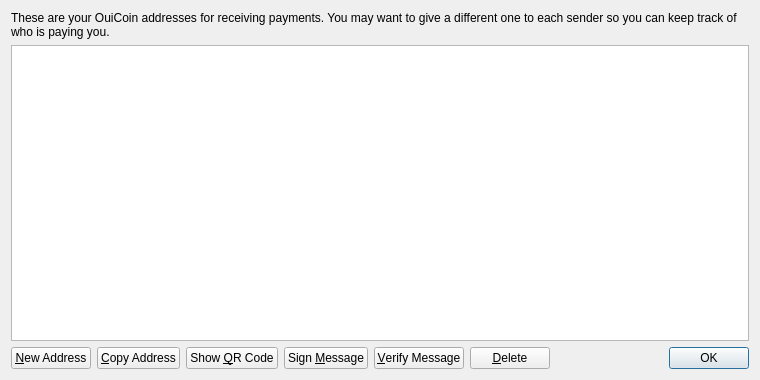
<?xml version="1.0" encoding="UTF-8"?>
<ui version="4.0">
 <class>AddressBookPage</class>
 <widget class="QWidget" name="AddressBookPage">
  <property name="geometry">
   <rect>
    <x>0</x>
    <y>0</y>
    <width>760</width>
    <height>380</height>
   </rect>
  </property>
  <property name="windowTitle">
   <string>Address Book</string>
  </property>
  <layout class="QVBoxLayout" name="verticalLayout">
   <item>
    <widget class="QLabel" name="labelExplanation">
     <property name="text">
      <string>These are your OuiCoin addresses for receiving payments. You may want to give a different one to each sender so you can keep track of who is paying you.</string>
     </property>
     <property name="textFormat">
      <enum>Qt::PlainText</enum>
     </property>
     <property name="wordWrap">
      <bool>true</bool>
     </property>
    </widget>
   </item>
   <item>
    <widget class="QTableView" name="tableView">
     <property name="contextMenuPolicy">
      <enum>Qt::CustomContextMenu</enum>
     </property>
     <property name="toolTip">
      <string>Double-click to edit address or label</string>
     </property>
     <property name="tabKeyNavigation">
      <bool>false</bool>
     </property>
     <property name="selectionMode">
      <enum>QAbstractItemView::SingleSelection</enum>
     </property>
     <property name="selectionBehavior">
      <enum>QAbstractItemView::SelectRows</enum>
     </property>
     <property name="sortingEnabled">
      <bool>true</bool>
     </property>
     <attribute name="verticalHeaderVisible">
      <bool>false</bool>
     </attribute>
    </widget>
   </item>
   <item>
    <layout class="QHBoxLayout" name="horizontalLayout">
     <item>
      <widget class="QPushButton" name="newAddressButton">
       <property name="toolTip">
        <string>Create a new address</string>
       </property>
       <property name="text">
        <string>&amp;New Address</string>
       </property>
      </widget>
     </item>
     <item>
      <widget class="QPushButton" name="copyToClipboard">
       <property name="toolTip">
        <string>Copy the currently selected address to the system clipboard</string>
       </property>
       <property name="text">
        <string>&amp;Copy Address</string>
       </property>
      </widget>
     </item>
     <item>
      <widget class="QPushButton" name="showQRCode">
       <property name="text">
        <string>Show &amp;QR Code</string>
       </property>
      </widget>
     </item>
     <item>
      <widget class="QPushButton" name="signMessage">
       <property name="toolTip">
        <string>Sign a message to prove you own a OuiCoin address</string>
       </property>
       <property name="text">
        <string>Sign &amp;Message</string>
       </property>
      </widget>
     </item>
     <item>
      <widget class="QPushButton" name="verifyMessage">
       <property name="toolTip">
        <string>Verify a message to ensure it was signed with a specified OuiCoin address</string>
       </property>
       <property name="text">
        <string>&amp;Verify Message</string>
       </property>
      </widget>
     </item>
     <item>
      <widget class="QPushButton" name="deleteButton">
       <property name="toolTip">
        <string>Delete the currently selected address from the list</string>
       </property>
       <property name="text">
        <string>&amp;Delete</string>
       </property>
      </widget>
     </item>
     <item>
      <spacer name="horizontalSpacer">
       <property name="orientation">
        <enum>Qt::Horizontal</enum>
       </property>
       <property name="sizeHint" stdset="0">
        <size>
         <width>40</width>
         <height>20</height>
        </size>
       </property>
      </spacer>
     </item>
     <item>
      <widget class="QDialogButtonBox" name="buttonBox">
       <property name="sizePolicy">
        <sizepolicy hsizetype="Maximum" vsizetype="Fixed">
         <horstretch>0</horstretch>
         <verstretch>0</verstretch>
        </sizepolicy>
       </property>
       <property name="standardButtons">
        <set>QDialogButtonBox::Ok</set>
       </property>
      </widget>
     </item>
    </layout>
   </item>
  </layout>
 </widget>
 <resources>
  <include location="../bitcoin.qrc"/>
 </resources>
 <connections/>
</ui>
